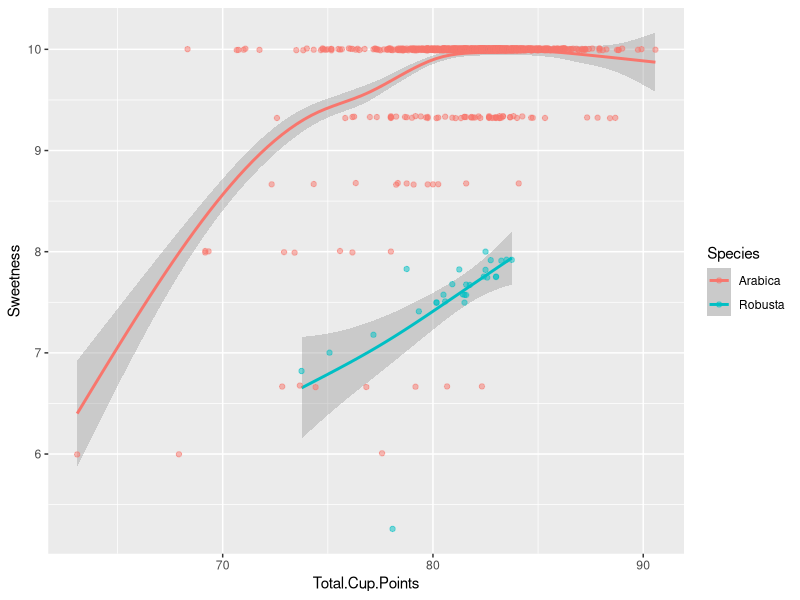
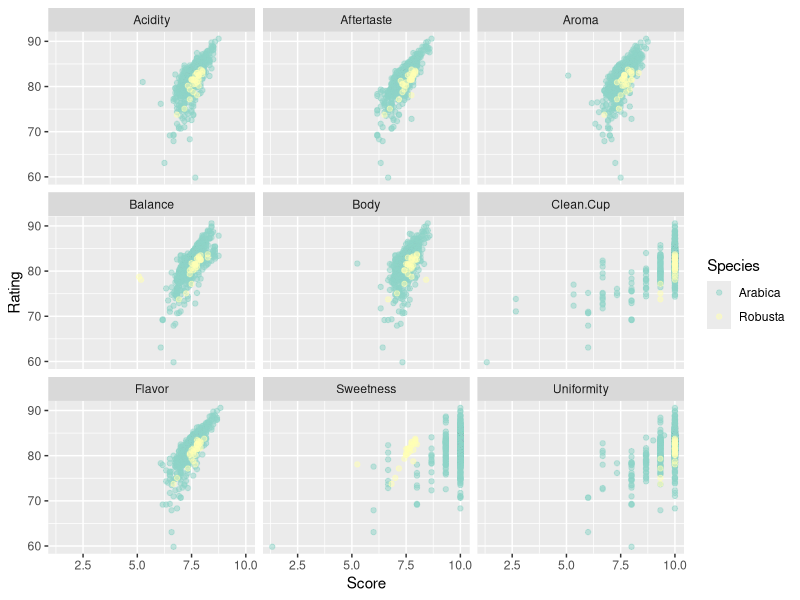
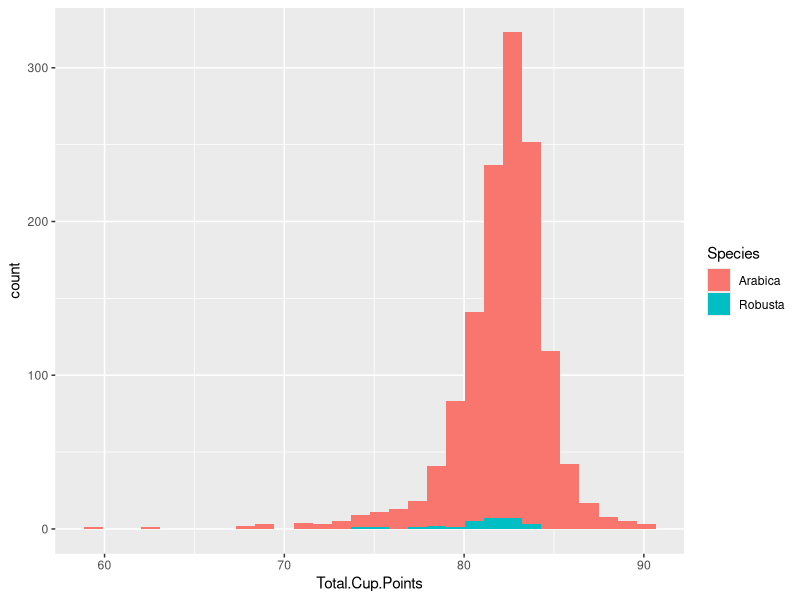

Write the R code that produced these figures, in order.
## ---- chunk 1
knitr::opts_chunk$set(echo = FALSE, message=FALSE, warning=FALSE)
## ---- chunk 2
library(tidyverse)
library(RColorBrewer)

arabica_data_cleaned <- read_csv("data/arabica_data_cleaned.csv") %>%
  # keep only the numbers in the Harvest.Year column
  # need to check for leftover NA rows
  mutate(Harvest.Year = parse_number(Harvest.Year))

robusta_data_cleaned <- read_csv("data/robusta_data_cleaned.csv")

# bind the rows
coffees <- bind_rows(arabica_data_cleaned, robusta_data_cleaned)
## ---- chunk 3
coffees %>% filter(Sweetness>5) %>% 
ggplot( ) + 
   geom_smooth(mapping = aes(x = Total.Cup.Points, y = Sweetness, colour = Species)) +
  geom_point(mapping = aes(x = Total.Cup.Points, y = Sweetness, colour = Species), 
             alpha = 0.5, 
             position = position_jitter(width = 0, height = 0.01))
## ---- chunk 4
 #bad graph
# coffees %>% filter(Sweetness>5) %>% 
# ggplot( ) + 
#   geom_point(mapping = aes(x = altitude_mean_meters, y = Sweetness))
## ---- chunk 5
qm<-coffees %>% select(Aroma:Sweetness,Name, Species, Processing.Method,  Rating = Total.Cup.Points) %>% 
  pivot_longer(cols=Aroma:Sweetness,names_to ="qlty",values_to="Score") %>% filter(Score>0)

qm %>% ggplot()+  geom_point(mapping = aes(x = Score, y = Rating, colour = Species ), alpha = 0.5) +
  facet_wrap(~qlty) +
  scale_color_brewer(palette = "Set3")
## ---- chunk 6
ggplot(data=coffees %>% filter(Total.Cup.Points>5)) + geom_histogram(aes(x=Total.Cup.Points, fill = Species))

